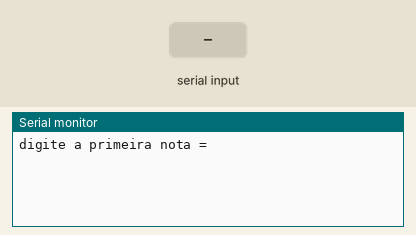
This sketch was run on a simulated Arduino Uno, built with avr-gcc and run on an emulated ATmega328P. On the bench: the last lines printed to the serial monitor. Inputs (shaded band) come from the test bench.

Above: at 1.2 s.
1.3 s: "90,45,200\n" received over Serial
At 2.1 s:
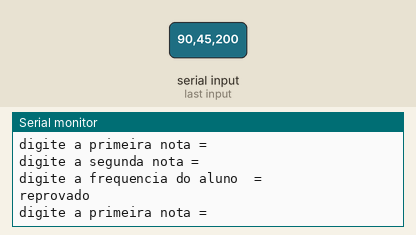
At 2.7 s:
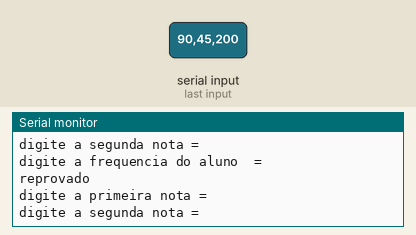

Measured:
- after the input at 1.3 s, the serial monitor: prints a new line at once (image 1)

The sketch:

exercicio_media_e_frequencia.ino
```cpp
/* Calcule a média entre duas notas.
Verifique se o aluno foi aprovado:
Aprovado se média é MAIR OU IGUAL A 6 e SE A frequênciaÉ MAIOR OU IGUAL 75%.
Caso contrário, exiba se foi reprovado por nota, por frequência ou por ambos.
Se a média for exatamente 10, exiba: "Parabéns! Nota máxima!
*/


float n1, n2, media;
float frequencia;


void setup()
{
 Serial.begin(9600);
}

void loop()
{
 //ENTRADA

 Serial.println("digite a primeira nota = ");
 while( ! Serial.available() ){}//Aguarda o usuário digitar (para loop)
 n1 = Serial.parseFloat(); // le o texto digitado pelo usuario

 Serial.println("digite a segunda nota = ");
 while( ! Serial.available() ){}//Aguarda o usuário digitar (para loop)
 n2 = Serial.parseFloat(); // le o texto digitado pelo usuario

 Serial.println("digite a frequencia do aluno  = ");
 while( ! Serial.available() ){}//Aguarda o usuário digitar (para loop)
 frequencia = Serial.parseFloat(); // le o texto digitado pelo usuario

 //PROCESSAMENTO

 media = (n1 + n2) /2; //peguei o codigo
 frequencia = ( frequencia /270) *100;

  if( media >= 6 && frequencia >202 ) {
    Serial.println("APROVADO");
  } else if(media <6 || frequencia <202){
    Serial.println("reprovado");
  }
}
```
